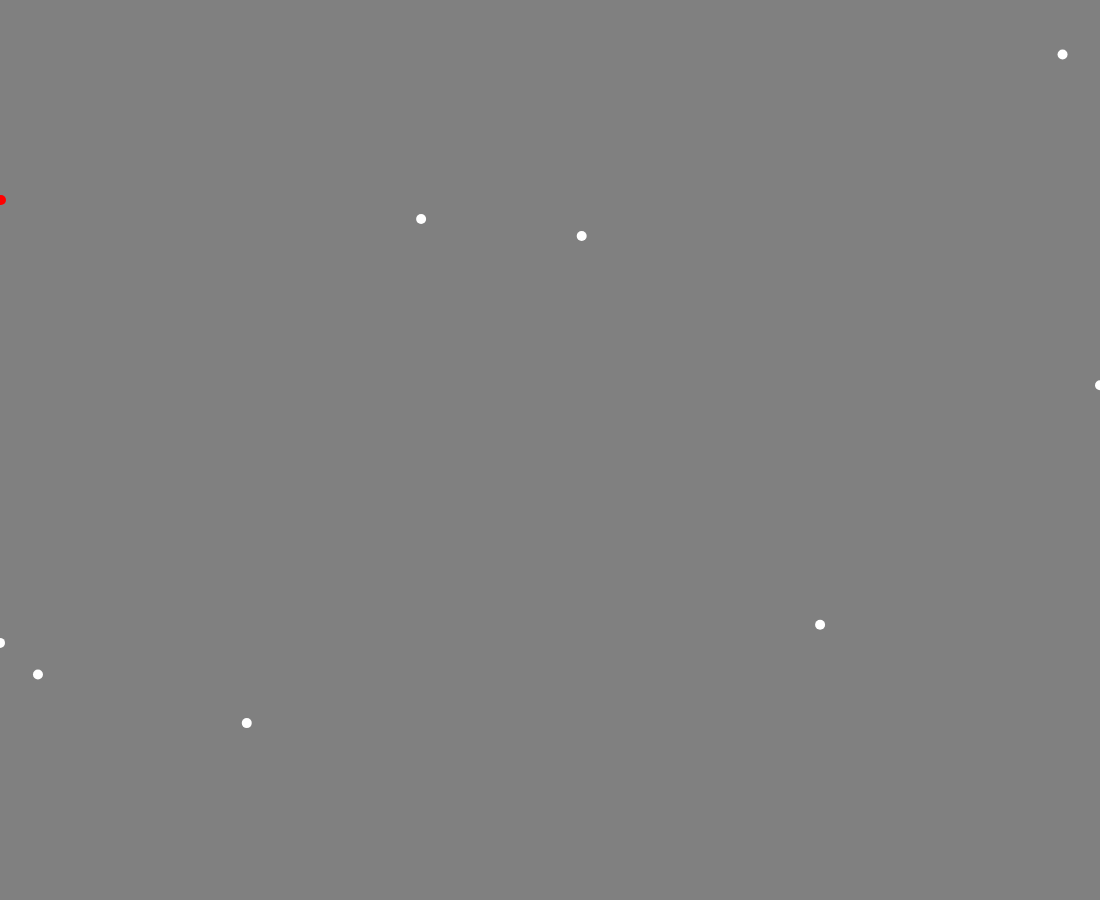
Frame 1 (no input)
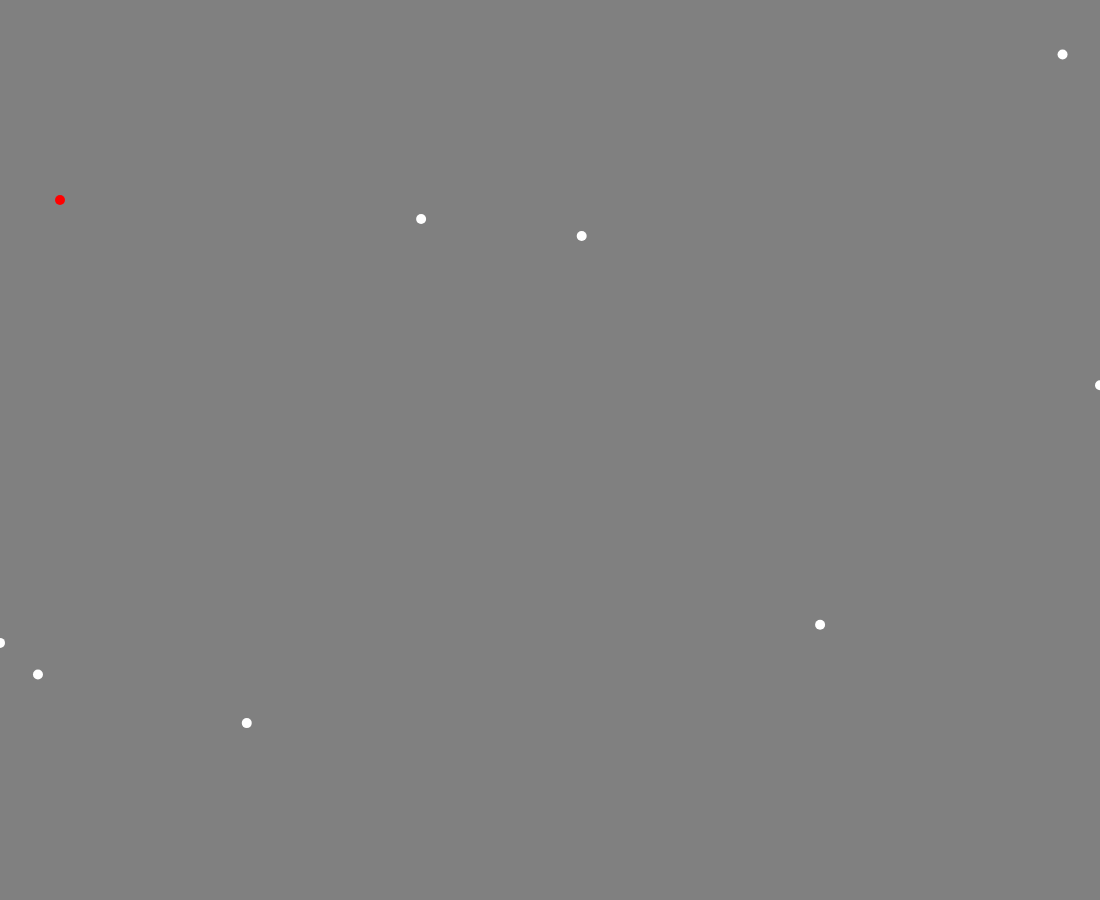
Frame 60 (no input)
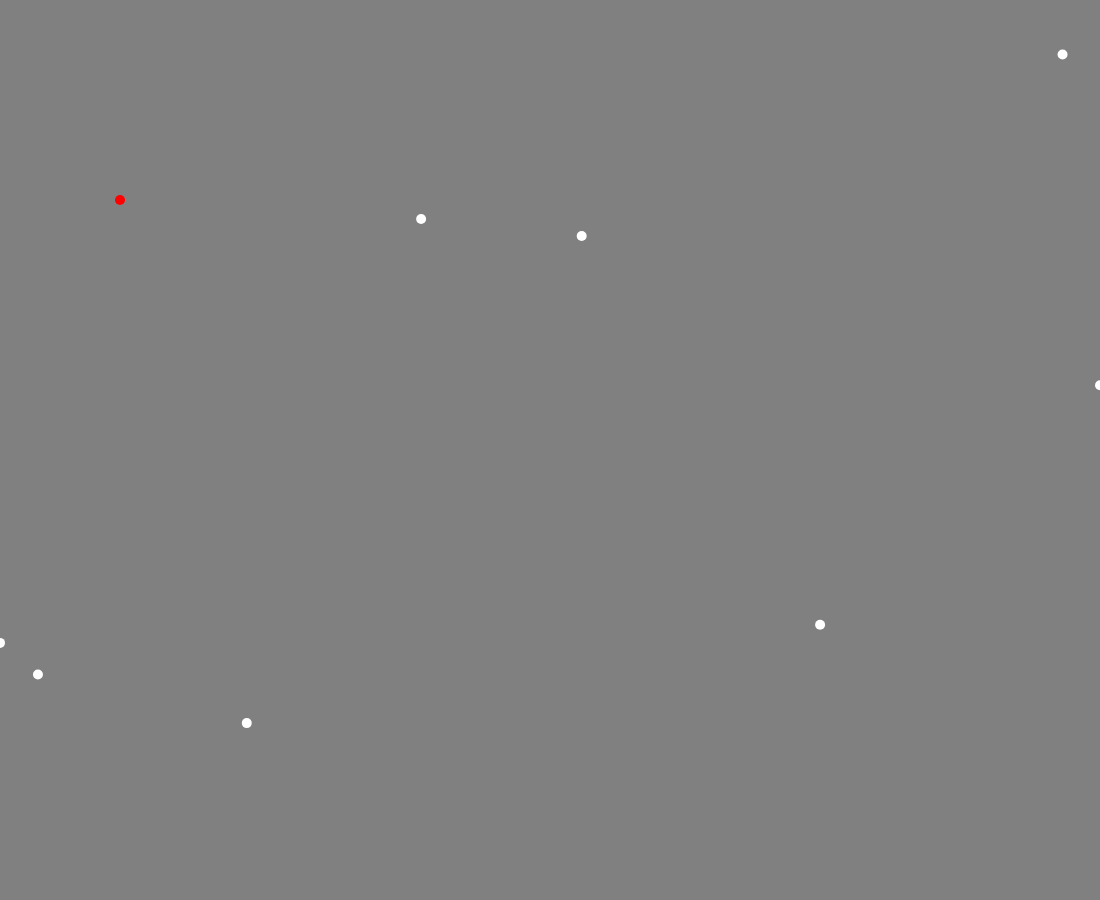
Frame 120 (the mouse pressed at the canvas centre since frame 60)

The p5.js sketch that drew these frames (run headless with seeded random() and noise() and a simulated clock; from frame 60 on, the mouse is pressed at the canvas centre):

// p5.js sketch
// ── sketch.js
let wave

function setup() {
    createCanvas(windowWidth - 100, windowHeight - 100);
    wave = new Wave()
    wave.createPoints()
}

function draw() {
    // wave.movement()
    background('grey')
    wave.plotPoints()
    wave.movement()
    // wave.connect()
}

function Wave() {
    this.sections = 6
    this.points = []
    this.x = 0
    this.y = 200
    this.beginX
    this.beginY
    this.endX
    this.endY
    this.section = 0


    this.createPoints = () => {
        this.points.push({ x: 0, y: random(height) })
        for (var x = 0; x < width; x += width / this.sections) {
            for (var y = 0; y < height; y += height) {

                const xPlot = random(x, (width / this.sections) + x)
                const yPlot = random(y, (height) + y)

                this.points.push({ x: xPlot, y: yPlot })
            }
        }
        this.points.push({ x: width, y: random(height) })

    }

    this.plotPoints = () => {
        this.points.forEach((item) => {
            fill('white')
            noStroke()
            ellipse(item.x, item.y, 10, 10)
        })
    }

    this.connect = () => {
        noFill()
        stroke(2)
        beginShape()
        curveVertex(this.points[0].x, this.points[0].y)

        this.points.forEach((item, index) => {
            curveVertex(item.x, item.y)
        })

        curveVertex(this.points[this.points.length - 1].x, this.points[this.points.length - 1].y)
        endShape()
        // noLoop()
    }

    this.movement = () => {

        if (this.x === 0) {
            this.endX = this.points[1].x
        }
        
        
        if (this.x < width) {
            this.x += 1
        }

        if (this.x === this.endX) {
            this.section += 1
        }
        console.log(this.section)

        this.particle()
    }

    this.particle = () => {
        fill('red')
        noStroke()
        ellipse(this.x, this.y, 10, 10)
    }
    
}
